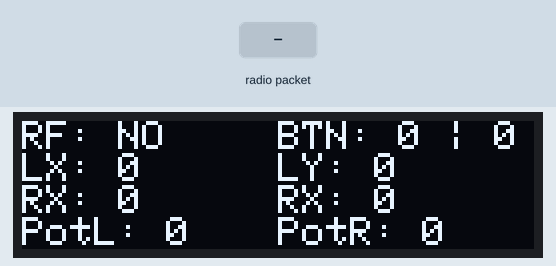
A sketch run on a simulated Arduino Uno, built with avr-gcc and run on an emulated ATmega328P. Parts: 128×32 one-colour display. The test bench sets the inputs (shaded band). No radio packets arrive unless stated; what the sketch prints to the serial monitor is not drawn.

Above: at 1.2 s.
1.3 s: radio packet "1" arrives
At 1.34 s:
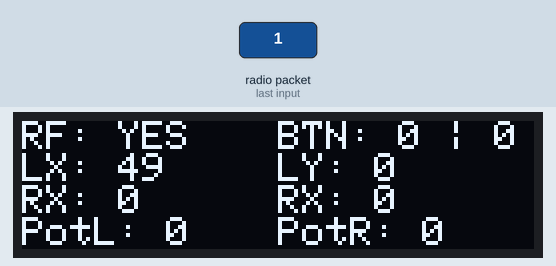
2.9 s: radio packet "0" arrives
At 2.93 s:
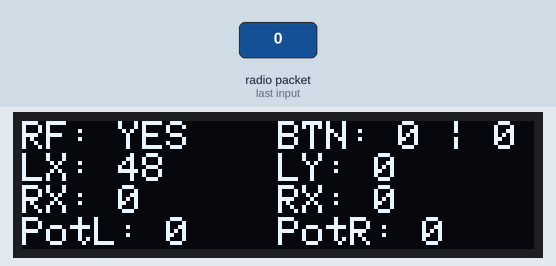
4.4 s: radio packet "2" arrives
At 4.44 s:
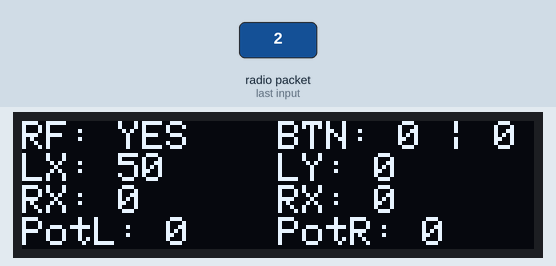
Timing chart, 0 to 7.4 s (numbered marks = the images above; inputs shaded):
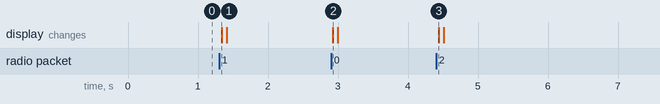

The sketch:

Ardupot-recvdata.ino
```cpp
/*
* Ardupot Receiver Code
* Christopher Lai
* CPP Hyperloop Edition
* Last Updated: 8/26/2022
*/

#include <SPI.h>
#include <nRF24L01.h>
#include <RF24.h>

#include <Wire.h>
#include <Adafruit_GFX.h>
#include <Adafruit_SSD1306.h>

#define SCREEN_WIDTH 128 // OLED display width, in pixels
#define SCREEN_HEIGHT 32 // OLED display height, in pixels

// Declaration for an SSD1306 display connected to I2C (SDA, SCL pins)
Adafruit_SSD1306 display(SCREEN_WIDTH, SCREEN_HEIGHT, &Wire, -1);

RF24 radio(7, 8); // CE, CSN
const byte address[6] = "00501";
const uint8_t  channel = 123;

bool conn = false;

void setup() {
  // Set Up Serial Comms - Debug
  Serial.begin(9600);

  // Set up Radio
  radio.begin();
  radio.openReadingPipe(1, address);
  radio.setPALevel(RF24_PA_LOW,0);
  radio.setChannel(channel);
  Serial.println("Starting Radio");

  // Check for OLED Availability
  if(!display.begin(SSD1306_SWITCHCAPVCC, 0x3C)) { // Address 0x3D for 128x64
    Serial.println(F("SSD1306 allocation failed"));
    for(;;);
  }

  //to recieve
  radio.startListening();
}
void loop() {

  if (radio.available()) {
    conn = true;
    // Packet = [leftstickx, leftsticky, rightstickx, rightsticky, btnleft, btnright, potleft, potright, toggleleft, toggleright]
    byte packet[] = {0,0,0,0,0,0,0,0,0,0};
    radio.read(&packet, sizeof(packet));

    // Will delay code, only use if necessary
    debug(packet);

    display.clearDisplay();
    display.setTextSize(1);
    display.setTextColor(WHITE);
    display.setCursor(0,0);
    if (conn)
    {
      display.println("RF: YES");
    }
    else
    {
      display.println("RF: NO");
    }
    display.setCursor(64,0);
    display.println("BTN: " + String(packet[4]) + " | " + String(packet[5]));
    display.setCursor(0,8);
    display.println("LX: " + String(packet[0]));
    display.setCursor(64,8);
    display.println("LY: " + String(packet[1]));
    display.setCursor(0,16);
    display.println("RX: " + String(packet[2]));
    display.setCursor(64,16);
    display.println("RX: " + String(packet[3]));
    display.setCursor(0,24);
    display.println("PotL: " + String(packet[6]));
    display.setCursor(64,24);
    display.println("PotR: " + String(packet[7]));
    display.display();

    delay(50);

  }
  else {
    Serial.println("NO CONNECTION");
    conn = false;
    display.clearDisplay();
    display.setTextSize(1);
    display.setTextColor(WHITE);
    display.setCursor(0,0);
    if (conn)
    {
      display.println("RF: YES");
    }
    else
    {
      display.println("RF: NO");
    }
    display.setCursor(64,0);
    display.println("BTN: " + String(0) + " | " + String(0));
    display.setCursor(0,8);
    display.println("LX: " + String(0));
    display.setCursor(64,8);
    display.println("LY: " + String(0));
    display.setCursor(0,16);
    display.println("RX: " + String(0));
    display.setCursor(64,16);
    display.println("RX: " + String(0));
    display.setCursor(0,24);
    display.println("PotL: " + String(0));
    display.setCursor(64,24);
    display.println("PotR: " + String(0));
    display.display();
  }
}

void debug(byte packet[]) {
      //THIS IS FOR DEBUG
      Serial.print("LX: ");
      Serial.print(packet[0]);
      Serial.print("; LY: ");
      Serial.print(packet[1]);
      Serial.print("; LB: ");
      Serial.print(packet[4]);
      Serial.print("; RX: ");
      Serial.print(packet[2]);
      Serial.print("; RY: ");
      Serial.print(packet[3]);
      Serial.print("; RB: ");
      Serial.print(packet[5]);
      Serial.println();
      //delay(5);
}
```

Measured:
- after the input at 1.3 s, the display: changes at once (image 1)
- after the input at 2.9 s, the display: changes at once (image 2)
- after the input at 4.4 s, the display: changes at once (image 3)
